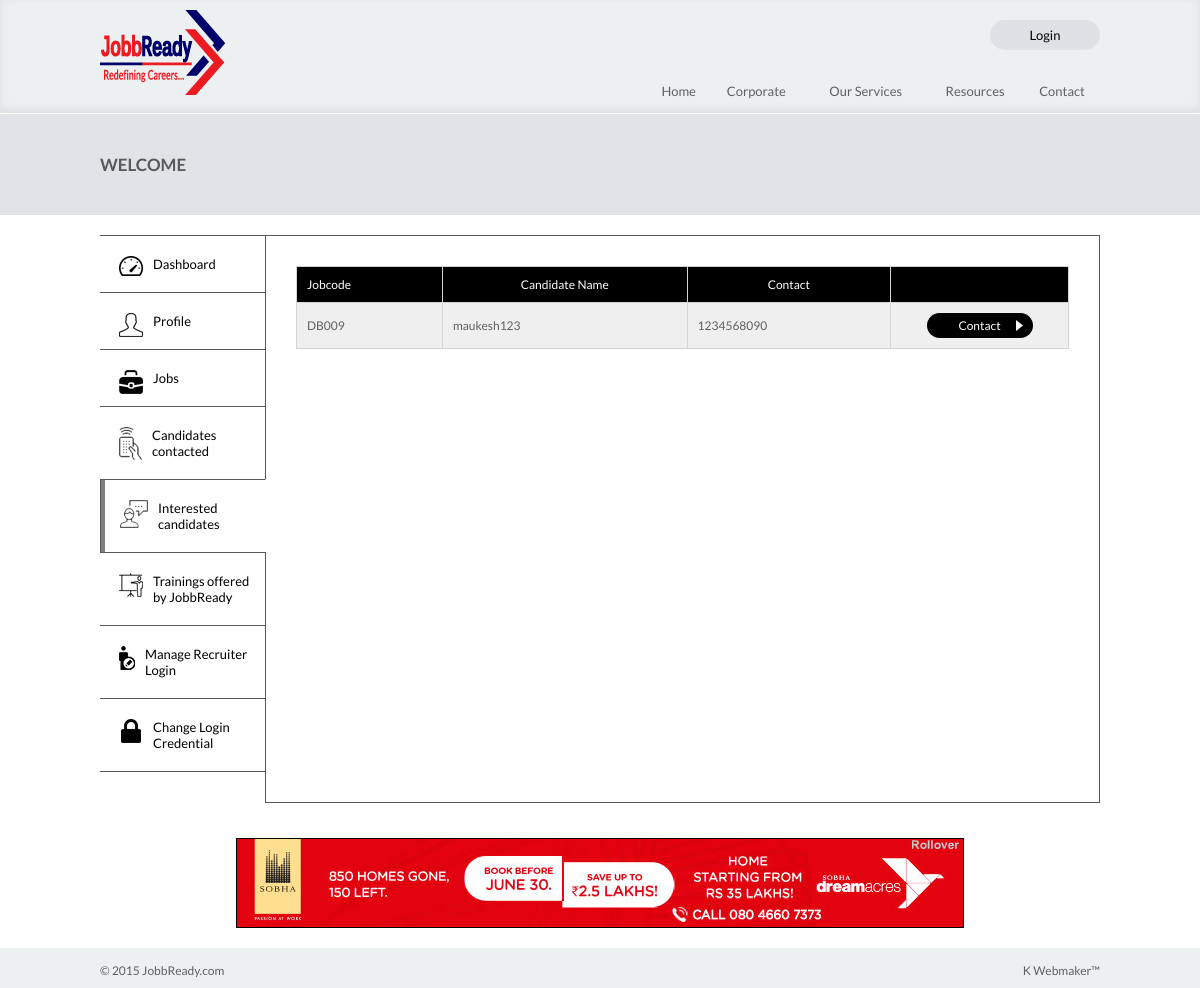
The page /employer_interested_candidate.php on the database its author committed.
### tables this page shows
CREATE TABLE `job_student_job_interest` (
  `id` int(11) NOT NULL,
  `job_id` int(11) NOT NULL,
  `employer_registraion_id` int(11) NOT NULL,
  `admin_id` int(11) NOT NULL,
  `registration_id` int(11) NOT NULL COMMENT 'Student Registration Id',
  `employer_acceptance` enum('P','Y','N') NOT NULL,
  `candidate_interviewed` enum('P','Y') NOT NULL,
  `candidate_offered` enum('P','Y') NOT NULL,
  `comment` varchar(250) NOT NULL,
  `post_date` datetime NOT NULL,
  `modified_date` datetime NOT NULL DEFAULT CURRENT_TIMESTAMP
);

CREATE TABLE `master_job` (
  `id` int(11) NOT NULL,
  `registration_id` int(11) NOT NULL,
  `admin_id` int(11) NOT NULL,
  `post_date` timestamp NOT NULL DEFAULT CURRENT_TIMESTAMP,
  `modified_date` datetime NOT NULL,
  `job_code` varchar(250) NOT NULL,
  `designation` varchar(250) NOT NULL,
  `keyword` varchar(250) NOT NULL,
  `job_desc` varchar(250) NOT NULL,
  `co_profile` varchar(250) NOT NULL,
  `salary_from` varchar(250) NOT NULL,
  `salary_to` varchar(250) NOT NULL,
  `job_from` varchar(250) NOT NULL,
  `job_to` varchar(250) NOT NULL,
  `area_of_interest` varchar(250) NOT NULL,
  `job_location` varchar(250) NOT NULL,
  `status` enum('1','0') NOT NULL
);

CREATE TABLE `job_profile` (
  `id` int(11) NOT NULL,
  `registration_id` int(11) NOT NULL,
  `fname` varchar(200) NOT NULL,
  `designation` varchar(255) NOT NULL,
  `company_name` varchar(251) NOT NULL,
  `company_profile` text NOT NULL,
  `company_contact_email` varchar(21) NOT NULL,
  `comapny_landline` varchar(51) NOT NULL,
  `gender` varchar(21) NOT NULL,
  `mobile` varchar(21) NOT NULL,
  `dob` varchar(15) NOT NULL,
  `address1` text NOT NULL,
  `address2` text NOT NULL,
  `address3` text NOT NULL,
  `city` varchar(100) NOT NULL,
  `pincode` varchar(51) NOT NULL,
  `brief_profile` text NOT NULL,
  `preffered_location` varchar(251) NOT NULL,
  `keyword_skill` text NOT NULL,
  `upload_cv` varchar(200) NOT NULL,
  `post_date` datetime NOT NULL,
  `modified_date` datetime NOT NULL,
  `ip_address` varchar(51) NOT NULL,
  `status` enum('1','0') NOT NULL
);

CREATE TABLE `job_registration` (
  `id` int(11) NOT NULL,
  `type_of_actor` enum('O','S','T','F') NOT NULL DEFAULT 'O',
  `registration_type` enum('SA','A') NOT NULL,
  `refer_registration_id` int(11) NOT NULL,
  `email` varchar(100) NOT NULL,
  `password` varchar(200) NOT NULL,
  `mobile_no` bigint(20) NOT NULL,
  `post_date` datetime NOT NULL,
  `modified_date` datetime NOT NULL,
  `ip_address` varchar(21) NOT NULL,
  `status` enum('1','0') NOT NULL,
  `Fuid` varchar(250) NOT NULL,
  `oauth_uid` varchar(250) NOT NULL,
  `gpluslink` varchar(250) NOT NULL
);

### functions.php (called while the page is built, shortened)
<?php
function getUserName($conn,$registration_id)
{
	$sql = "SELECT  fname FROM  job_profile  where registration_id='$registration_id'";
	$result = $conn->query($sql);
	$row=$result->fetch_assoc();
	return $row['fname'];
}
function getUserMobile($conn,$registration_id)
{
	$sql = "SELECT  mobile_no FROM  job_registration  where id='$registration_id'";
	$result = $conn->query($sql);
	$row=$result->fetch_assoc();
	return $row['mobile_no'];
}
function getJobDetails($conn,$job_id,$field)
{
	$sql = "SELECT  registration_id,job_code,designation,job_desc,job_location,designation FROM  master_job  where id='$job_id'";
	$result = $conn->query($sql);
	$row=$result->fetch_assoc();
	if($field=='registration_id')
		return $row['registration_id'];
	else if($field=='job_code')
		return $row['job_code'];
}
?>

### employer_interested_candidate.php (the view, shortened to what this page needs)
<?php
include("header.php");
include("menu.php");
$registration_id=$_SESSION['registration_id'];
?>
<link rel="stylesheet" type="text/css" href="css/jquery.dataTables.min.css"/>
<div class="page_title"><span>welcome <?php echo getUserName($conn,$registration_id)?></span></div>
<div class="inner_conainer" >
  <?php include("employer_dashboard_link.php");?>
  <div class="dashboard_right fade_anim">
    <div class="table_job" id="no-more-tables-job">
      <table class="table-bordered-job table-striped table-condensed-job cf" id="example">
        <thead>
          <tr>
            <th> Jobcode </th>
            <th> Candidate Name </th>
            <th> Contact</th>
            <th> </th>
          </tr>
        </thead>
        <tbody>
        <?php
            $result=$conn->query("select * from job_student_job_interest where employer_registraion_id='$registration_id' and employer_acceptance='P'");
			while($row=$result->fetch_assoc()){
        ?>
          <tr>
            <td data-title="Jobcode"><?php echo getJobDetails($conn,$row['job_id'],'job_code');?></td>
            <td data-title="Candidate Name"><?php echo getUserName($conn,$row['registration_id']);?> </td>
            <td data-title="Contact"><?php echo getUserMobile($conn,$row['registration_id']);?></td>
            <td data-title=""><a href="#" class="contact acceptjobinterest <?php echo $row['id'];?>">Contact</a></td>
          </tr>
          <?php }?>
        </tbody>
      </table>
    </div>
  </div>
</div>
<div class="ad_banner"><a href="#"><img src="images/ad_banner.jpg" alt="" /></a></div>
<?php include("footer.php");?>
</body>
</html>

### css/mystyle.css (style rules this page uses)
* { padding:0px; margin:0px; }
body { padding:0px; margin:0px; font-family: 'Lato', sans-serif; font-size:13px; color:#606060; }
a, a:hover { outline:none; text-decoration:none; cursor:pointer; }
img, a img { outline:none; border:none; }
.fade_anim, .fade_anim * { -webkit-transition: all .4s ease; -o-transition: all .4s ease; -moz-transition: all .4s ease; transition: all .4s ease; }
.ad_banner { width:1000px; height: auto; margin:20px auto 0; margin:0 auto 20px; text-align:center; }
.ad_banner img { width:100%; height:auto; max-width:726px; border:1px solid #000; }

### css/inner_pages.css (style rules this page uses)
.page_title { width:100%; background:#e1e4e6; padding:40px 0; margin-bottom:20px; }
.page_title span { width:1000px; margin:0 auto; display:block; font-size:17px; text-transform:uppercase; color:#595959; font-weight:bold; }
.inner_conainer { width:1000px; height:auto; min-height:250px; margin:0 auto 20px; }
.dashboard_right { width:auto; min-height:300px; height:auto; margin-left:165px; border:1px solid #595959; padding:30px; margin-bottom:15px; }

### css/history.css (style rules this page uses)
@media screen and (min-width: 700px) { .table_job { width:100%; height:auto; padding:0px; } }
.table_job { text-align: center; float:left; margin-bottom:20px; font-size:12px !important; }
.table_job tr { font-size:12px; text-align:left; }
.table_job tr th { background:#000; text-align:center; color:#000; }
.table_job a { display:block; text-align:center; }
.table_job tr:nth-child(odd) { background:#efefef; }
.table-bordered-job { border:0px solid #ff0000; border-collapse:collapsed; *border-collapse:collapsed; }
.table-bordered-job th,.table-bordered-job td,.table-bordered-job th,.table-bordered-job td { border:0px solid #FC0; }
.table-bordered-job thead:first-child tr:first-child th,.table-bordered-job tbody:first-child tr:first-child th,.table-bordered-job tbody:first-child tr:first-child td { text-transform: capitalize; font-size:18px; font-weight:normal; }
.table-condensed-job th, .table-condensed-job td { border:1px solid #d4d4d4; padding:10px; vertical-align: text-top; }
.table-condensed-job { border-collapse:collapse; width:100%; background:#fff; }
.table-condensed-job a { color:#a9006f; }
.table-bordered-job thead:first-child tr th { color:#fff; font-size:12px !important; }
.table-bordered-job thead:first-child tr th:first-child { text-align:left; }
.table-condensed-job td:first-child { text-align:left; }
.table_job a.contact { max-width:90px; background:url(../images/contact_arrow.png) no-repeat 90% 7px #000; padding:5px 8px; border-radius:15px; color:#fff; text-align:center; text-transform:capitalize; margin: 0 auto; }

### rows shown on the page
job_student_job_interest: job.job_code "DB009", registration.fname "maukesh123", registration.mobile_no "1234568090"
